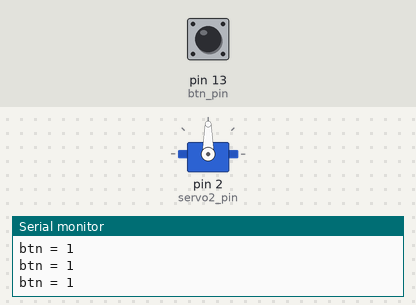
The sketch below on a simulated Arduino Uno, built with avr-gcc and run on an emulated ATmega328P. Parts: servo, the last lines printed to the serial monitor. The test bench sets the inputs (shaded band); at power-on: pin 13 (btn_pin) HIGH.

Above: at 1.2 s.
1.3 s: pin 13 (btn_pin) pulled LOW for 0.15 s
At 1.9 s:
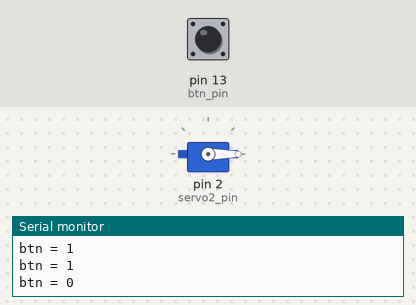
3.8 s: pin 13 (btn_pin) pulled LOW for 1 s
At 5.6 s:
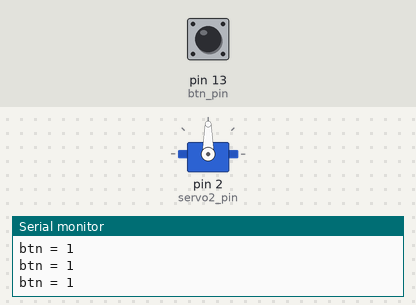
7.8 s: pin 13 (btn_pin) pulsed LOW 2 times (0.12 s each, 0.3 s apart)
At 8.6 s:
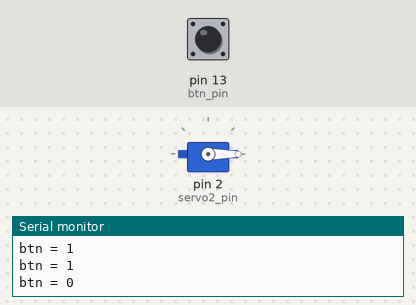
11.4 s: pin 13 (btn_pin) pulsed LOW 5 times (0.12 s each, 0.3 s apart)
At 14.7 s:
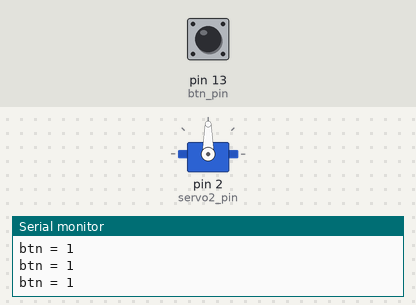
15.9 s: pin 13 (btn_pin) pulled LOW for 3.2 s
At 16.5 s:
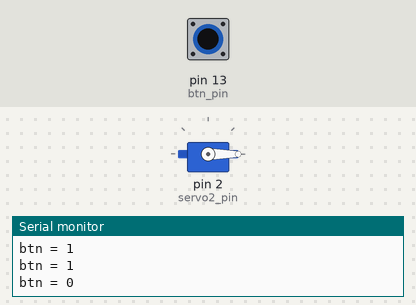
Timing chart, 0 to 21.4 s (numbered marks = the images above; inputs shaded):
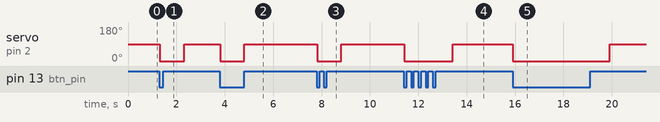

Measured:
- after the input at 1.3 s, servo on pin 2 (servo2_pin): 90° → 0° at once, → 90° 1.0 s later
- after the input at 3.8 s, servo on pin 2 (servo2_pin): 90° → 0° at once, → 90° 1.0 s later
- after the input at 7.8 s, servo on pin 2 (servo2_pin): 90° → 0° at once, → 90° 1.0 s later
- after the input at 11.4 s, servo on pin 2 (servo2_pin): 90° → 0° at once, → 90° 2.0 s later
- after the input at 15.9 s, servo on pin 2 (servo2_pin): 90° → 0° at once, → 90° 4.0 s later

The sketch:

sketch_oct07b_motorTest.ino
```cpp
#include <Servo.h>

int servo2_pin = 2;
int btn_pin = 13;
int btn_state = 0;

Servo servo2, servo7, servo9;

void setup() {
  Serial.begin(9600);
  // put your setup code here, to run once:
  servo2.attach(servo2_pin);
  pinMode(btn_pin, INPUT);


}

void loop() {
  // put your main code here, to run repeatedly:
  btn_state = digitalRead(btn_pin);

  Serial.print("btn = ");
  Serial.println(btn_state);

  if(btn_state == LOW){
    //servo9.write(0);
    servo2.write(0);
    //servo7.write(0);
    delay(1000);
  }else{
    //servo9.write(90);
    servo2.write(90);
    //servo7.write(90);
  }

}
```
